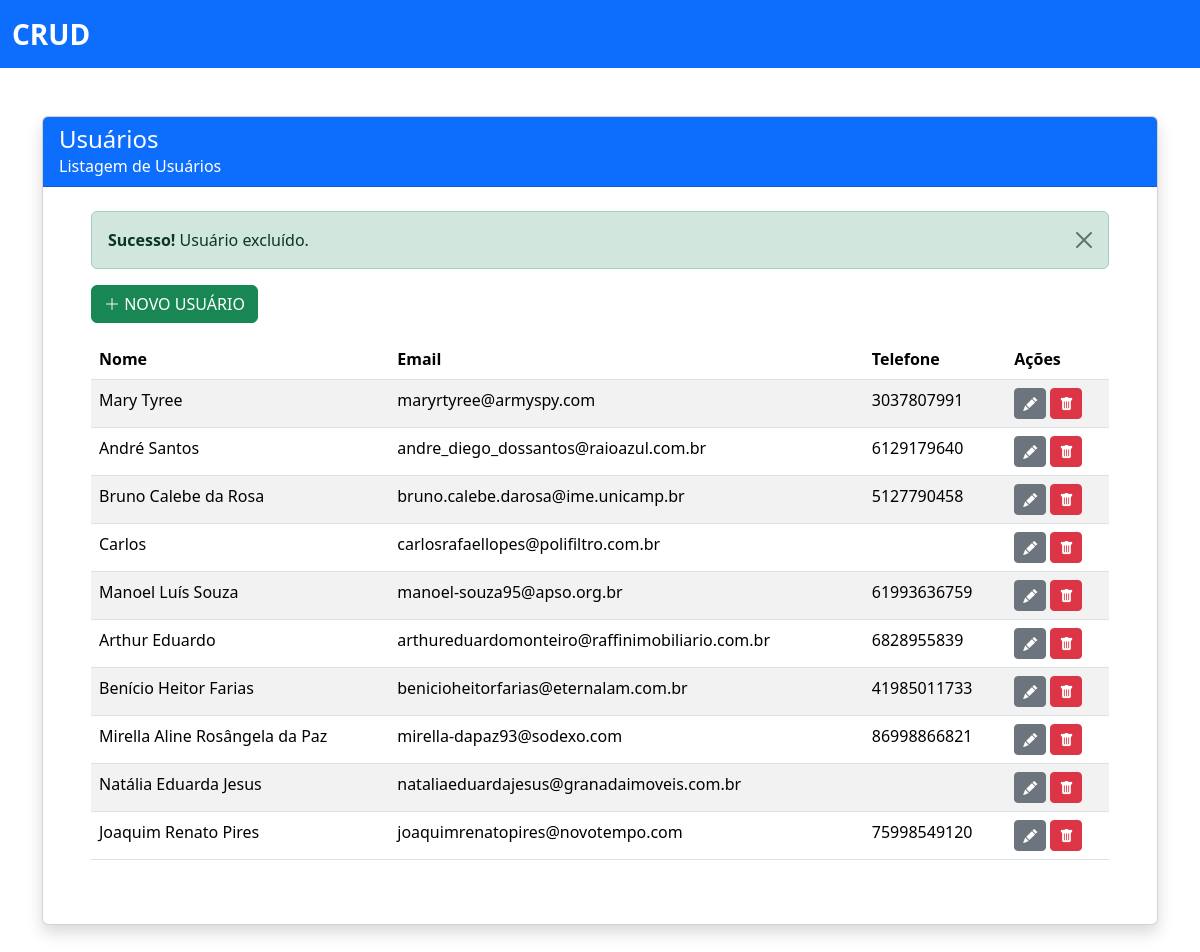
The app's page / (signed in) with its own data.
### tables this page shows
CREATE TABLE `usuarios` (
  `id` int(10) UNSIGNED NOT NULL,
  `nome` varchar(155) NOT NULL,
  `email` varchar(255) NOT NULL,
  `telefone` varchar(15) NOT NULL
);

### read.php (the view)
<?php
require("./config.php");
$sql = "SELECT * FROM usuarios ORDER BY id DESC";
$res = $conn->query($sql);
if ($res->num_rows > 0) {
    while($row = $res->fetch_object()){
        echo "<tr>";
        echo "<td>".$row->nome."</td>";
        echo "<td>".$row->email."</td>";
        echo "<td>".$row->telefone."</td>";
        echo "<td>
        <button class='btn btn-secondary focus-ring focus-ring-secondary btn-sm btn-editar' title='Editar' data-bs-toggle='modal' data-bs-target='#alterarUsuarioModal' data-id='".$row->id."'> <i class='bi bi-pencil-fill'></i> </button>
        <button class='btn btn-danger focus-ring focus-ring-danger btn-sm btn-excluir' title='Excluir' data-bs-toggle='modal' data-bs-target='#excluirUsuarioModal' data-id='".$row->id."'> <i class='bi bi-trash-fill'></i> </button>
        </td>";
        echo "</tr>";
    }
}
?>

### records on screen
usuarios: nome "Mary Tyree", email "maryrtyree@armyspy.com", telefone "3037807991"
usuarios: nome "André Santos", email "andre_diego_dossantos@raioazul.com.br", telefone "6129179640"
usuarios: nome "Bruno Calebe da Rosa", email "bruno.calebe.darosa@ime.unicamp.br", telefone "5127790458"
usuarios: nome "Carlos", email "carlosrafaellopes@polifiltro.com.br"
usuarios: nome "Manoel Luís Souza", email "manoel-souza95@apso.org.br", telefone "61993636759"
usuarios: nome "Arthur Eduardo", email "arthureduardomonteiro@raffinimobiliario.com.br", telefone "6828955839"
usuarios: nome "Benício Heitor Farias", email "benicioheitorfarias@eternalam.com.br", telefone "41985011733"
usuarios: nome "Mirella Aline Rosângela da Paz", email "mirella-dapaz93@sodexo.com", telefone "86998866821"
usuarios: nome "Natália Eduarda Jesus", email "nataliaeduardajesus@granadaimoveis.com.br"
usuarios: nome "Joaquim Renato Pires", email "joaquimrenatopires@novotempo.com", telefone "75998549120"

### other values on screen
$_SESSION['usuario_excluido'] "Sucesso! Usuário excluído."
